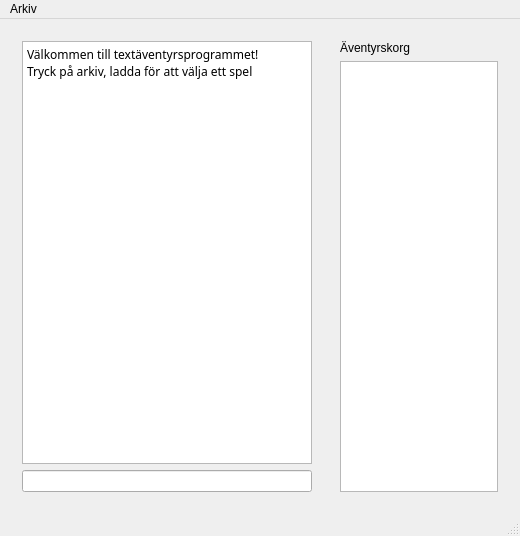
<?xml version="1.0" encoding="UTF-8"?>
<ui version="4.0">
 <class>AdventureWindow</class>
 <widget class="QMainWindow" name="AdventureWindow">
  <property name="geometry">
   <rect>
    <x>0</x>
    <y>0</y>
    <width>520</width>
    <height>536</height>
   </rect>
  </property>
  <property name="windowTitle">
   <string>AdventureWindow</string>
  </property>
  <widget class="QWidget" name="Q">
   <layout class="QHBoxLayout" name="horizontalLayout">
    <item>
     <widget class="QWidget" name="widget" native="true">
      <layout class="QVBoxLayout" name="verticalLayout">
       <item>
        <widget class="QTextEdit" name="text_box">
         <property name="font">
          <font>
           <family>Sans Serif</family>
           <pointsize>9</pointsize>
           <weight>50</weight>
           <bold>false</bold>
          </font>
         </property>
         <property name="html">
          <string>&lt;!DOCTYPE HTML PUBLIC &quot;-//W3C//DTD HTML 4.0//EN&quot; &quot;http://www.w3.org/TR/REC-html40/strict.dtd&quot;&gt;
&lt;html&gt;&lt;head&gt;&lt;meta name=&quot;qrichtext&quot; content=&quot;1&quot; /&gt;&lt;style type=&quot;text/css&quot;&gt;
p, li { white-space: pre-wrap; }
&lt;/style&gt;&lt;/head&gt;&lt;body style=&quot; font-family:'Sans Serif'; font-size:9pt; font-weight:400; font-style:normal;&quot;&gt;
&lt;p style=&quot; margin-top:0px; margin-bottom:0px; margin-left:0px; margin-right:0px; -qt-block-indent:0; text-indent:0px;&quot;&gt;Välkommen till textäventyrsprogrammet!&lt;/p&gt;
&lt;p style=&quot; margin-top:0px; margin-bottom:0px; margin-left:0px; margin-right:0px; -qt-block-indent:0; text-indent:0px;&quot;&gt;Tryck på arkiv, ladda för att välja ett spel&lt;/p&gt;&lt;/body&gt;&lt;/html&gt;</string>
         </property>
         <property name="textInteractionFlags">
          <set>Qt::NoTextInteraction</set>
         </property>
        </widget>
       </item>
       <item>
        <widget class="QLineEdit" name="lineEdit">
         <property name="font">
          <font>
           <family>Utopia</family>
          </font>
         </property>
         <property name="readOnly">
          <bool>true</bool>
         </property>
        </widget>
       </item>
      </layout>
     </widget>
    </item>
    <item>
     <widget class="QWidget" name="widget_2" native="true">
      <property name="maximumSize">
       <size>
        <width>180</width>
        <height>16777215</height>
       </size>
      </property>
      <layout class="QVBoxLayout" name="verticalLayout_2">
       <item>
        <widget class="QLabel" name="label_3">
         <property name="text">
          <string>Äventyrskorg</string>
         </property>
        </widget>
       </item>
       <item>
        <widget class="QTextBrowser" name="Inventory">
         <property name="font">
          <font>
           <family>Utopia</family>
           <weight>75</weight>
           <italic>true</italic>
           <bold>true</bold>
          </font>
         </property>
        </widget>
       </item>
      </layout>
     </widget>
    </item>
   </layout>
  </widget>
  <widget class="QStatusBar" name="statusBar"/>
  <widget class="QMenuBar" name="menuBar">
   <property name="geometry">
    <rect>
     <x>0</x>
     <y>0</y>
     <width>520</width>
     <height>25</height>
    </rect>
   </property>
   <widget class="QMenu" name="menuArkiv">
    <property name="title">
     <string>Arkiv</string>
    </property>
    <addaction name="menu_load"/>
   </widget>
   <addaction name="menuArkiv"/>
  </widget>
  <action name="menu_load">
   <property name="checkable">
    <bool>false</bool>
   </property>
   <property name="text">
    <string>Ladda spel</string>
   </property>
  </action>
 </widget>
 <layoutdefault spacing="6" margin="11"/>
 <resources/>
 <connections/>
</ui>
